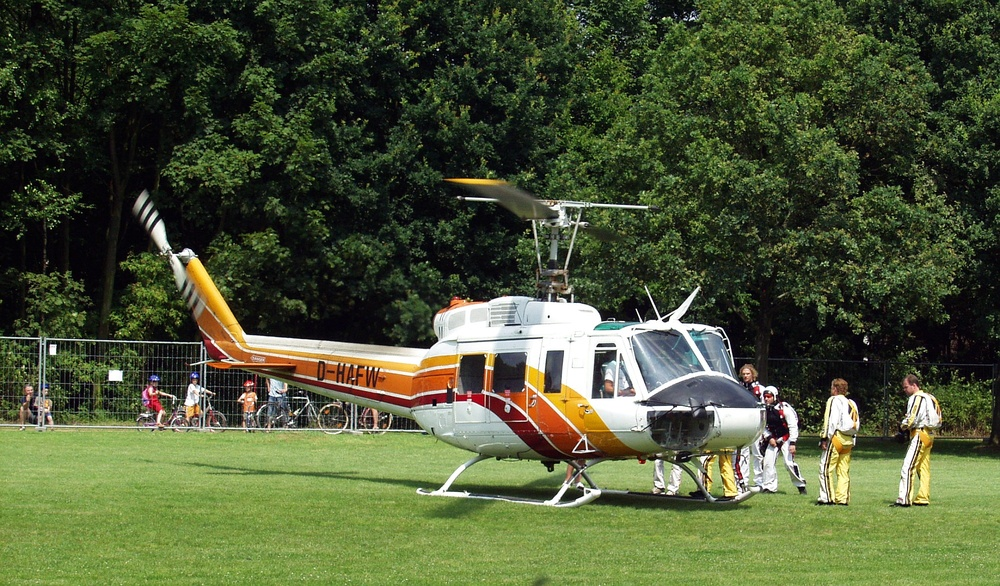
#> input picture 04_basic_fundamentals/test_images/helicopter.jpg, 1000 x 586 px, shrunk from 2000 x 1171 before the run, found by its file name
$ python 09_resim_dondurme.py
#> lines starting #> are read from the running program, lines starting #| are printed output that depends on the picture
import cv2
import numpy as np

img = cv2.imread("helicopter.jpg",0)
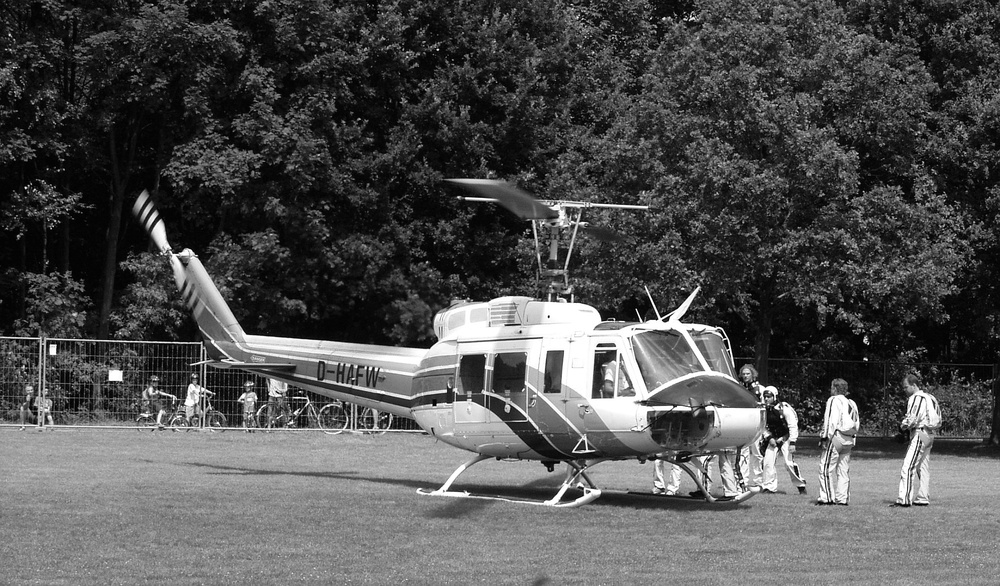
#> img: shape (586, 1000); min 0, max 255, mean 80.4
col,row = img.shape
#> col = 586; row = 1000

M = cv2.getRotationMatrix2D((col/2,row/2),90,1)

dst = cv2.warpAffine(img,M,(col,row))
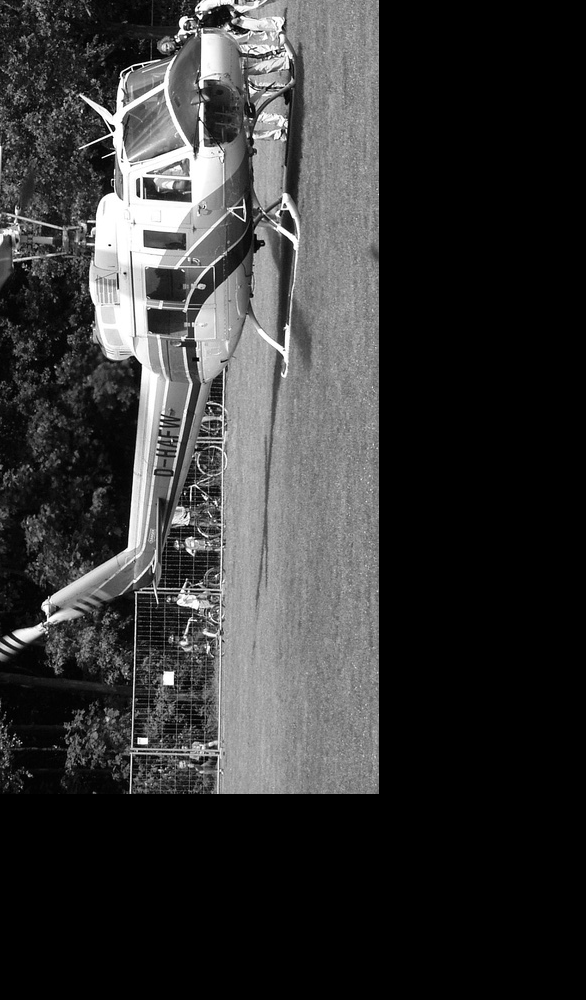
#> dst: shape (1000, 586); min 0, max 255, mean 53.3

cv2.imshow("Dst",dst)

cv2.waitKey(0)
cv2.destroyAllWindows()

$ run again, with 04_basic_fundamentals/test_images/bilateral.png saved as 04_basic_fundamentals/test_images/helicopter.jpg
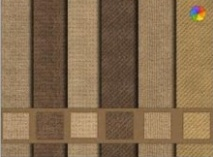
#> input picture 04_basic_fundamentals/test_images/bilateral.png, 213 x 157 px, found by its file name
#> `img = cv2.imread("helicopter.jpg",0)`:
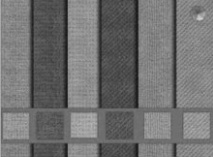
#> img: shape (157, 213); min 24, max 209, mean 112.9
#> `dst = cv2.warpAffine(img,M,(col,row))`:
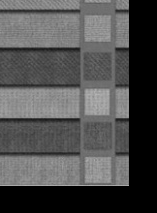
#> dst: shape (213, 157); min 0, max 181, mean 79.1
